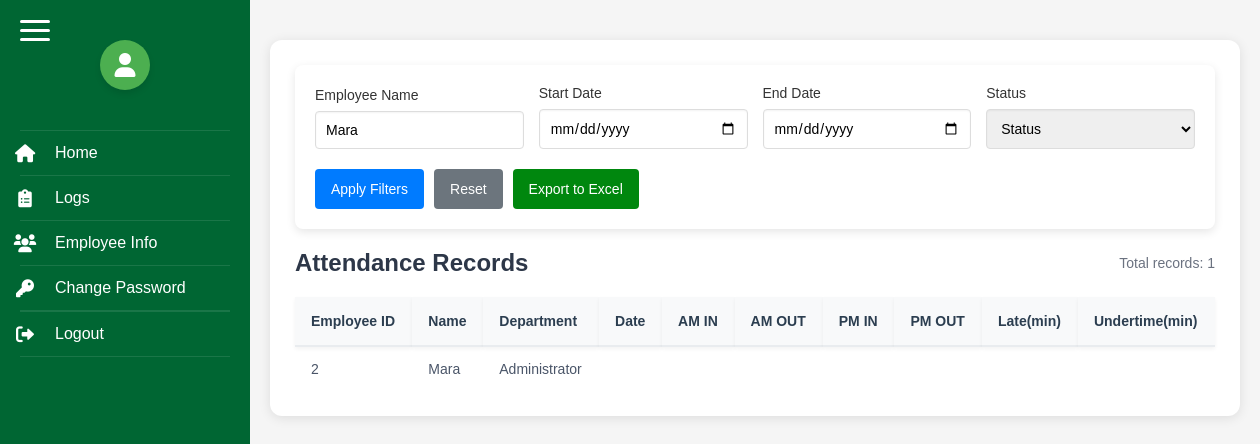
/logs.php?employee_name=Mara (signed in), run on the app's committed database.
### tables this page shows
CREATE TABLE `emp_info` (
  `ID` varchar(20) NOT NULL,
  `Name` varchar(50) NOT NULL,
  `DEPT` varchar(255) NOT NULL,
  `STATUS` varchar(20) NOT NULL
);

### logs.php (the view, shortened to what this page needs)
<?php
require_once 'includes/db_connect.php';
function convertTo12Hour($time) {
    if (empty($time)) return '';
    return date('h:i A', strtotime($time));
}
$filter_start_date = isset($_GET['start_date']) ? $_GET['start_date'] : '';
$filter_end_date = isset($_GET['end_date']) ? $_GET['end_date'] : '';
$filter_name = isset($_GET['employee_name']) ? $_GET['employee_name'] : '';
$filter_status = isset($_GET['status']) ? $_GET['status'] : '';
$query = "SELECT e.ID as EMP_ID, e.Name, e.DEPT, e.STATUS, r.DATE, r.AM_IN, r.AM_OUT, r.PM_IN, r.PM_OUT, r.LATE, r.UNDERTIME
          FROM emp_info e
          LEFT JOIN emp_rec r ON e.ID = r.EMP_ID
          WHERE 1=1";
$params = [];
if ($filter_name) {
    $query .= " AND e.Name LIKE ?";
    $params[] = "%$filter_name%";
}
$query .= " ORDER BY e.ID, r.DATE DESC";
$stmt = $pdo->prepare($query);
$stmt->execute($params);
$records = $stmt->fetchAll(PDO::FETCH_ASSOC);
?>
<!DOCTYPE html>
<html>
<head>
    <link rel="stylesheet" href="https://cdnjs.cloudflare.com/ajax/libs/font-awesome/6.0.0/css/all.min.css">
</head>
<body>
    <?php include 'sidebar.php'; ?>
    <div class="main-content">
        <div class="logs-table">
            <div class="filter-container">
                <form method="GET" action="" class="filter-form">
                    <div class="filter-group">
                        <label class="filter-label">Employee Name</label>
                        <input type="text" name="employee_name" class="filter-input" value="<?php echo htmlspecialchars($filter_name); ?>" placeholder="Enter employee name">
                    </div>
                    <div class="filter-group">
                        <label class="filter-label">Start Date</label>
                        <input type="date" name="start_date" class="filter-input" value="<?php echo htmlspecialchars($filter_start_date); ?>">
                    </div>
                    <div class="filter-group">
                        <label class="filter-label">End Date</label>
                        <input type="date" name="end_date" class="filter-input" value="<?php echo htmlspecialchars($filter_end_date); ?>">
                    </div>
                    <div class="filter-group">
                        <label class="filter-label">Status</label>
                        <select name="status" class="filter-input" <?php echo htmlspecialchars($filter_status); ?>>
                            <option value="">Status</option">
                        </select>
                    </div>
                    <div class="filter-actions">
                        <button type="submit" class="filter-button">Apply Filters</button>
                        <a href="logs.php" class="filter-button reset-button">Reset</a>
                        <button id="exportExcelBtn" class="export-button">Export to Excel</button>
                    </div>
                </form>
            </div>
            <div class="table-header">
                <h2 class="table-title">Attendance Records</h2>
                <div class="results-count">Total records: <?php echo count($records); ?></div>
            </div>
            <table>
                <thead>
                    <tr>
                        <th>Employee ID</th>
                        <th>Name</th>
                        <th>Department</th>
                        <th>Date</th>
                        <th>AM IN</th>
                        <th>AM OUT</th>
                        <th>PM IN</th>
                        <th>PM OUT</th>
                        <th>Late(min)</th>
                        <th>Undertime(min)</th>
                    </tr>
                </thead>
                <tbody>
                    <?php foreach ($records as $record): ?>
                    <tr>
                        <td><?php echo htmlspecialchars($record['EMP_ID']); ?></td>
                        <td><?php echo htmlspecialchars($record['Name']); ?></td>
                        <td><?php echo htmlspecialchars($record['DEPT']); ?></td>
                        <td><?php echo htmlspecialchars($record['DATE']); ?></td>
                        <td><?php echo convertTo12Hour($record['AM_IN']); ?></td>
                        <td><?php echo convertTo12Hour($record['AM_OUT']); ?></td>
                        <td><?php echo convertTo12Hour($record['PM_IN']); ?></td>
                        <td><?php echo convertTo12Hour($record['PM_OUT']); ?></td>
                        <td><?php echo (isset($record['LATE']) && ($record['LATE'] === '0' || $record['LATE'] == 0)) ? '' : htmlspecialchars($record['LATE']); ?></td>
                        <td><?php
                        ?></td>
                    </tr>
                    <?php endforeach; ?>
                </tbody>
            </table>
        </div>
    </div>
</body>
</html>

### logs.php (style rules this page uses)
* { margin: 0; padding: 0; box-sizing: border-box; font-family: Arial, sans-serif; }
body { display: flex; min-height: 100vh; }
.main-content { flex: 1; padding: 20px; background-color: #f5f5f5; position: relative; }
.logs-table { background-color: white; padding: 25px; border-radius: 12px; box-shadow: 0 2px 12px rgba(0, 0, 0, 0.1); margin: 20px 0; }
.logs-table table { width: 100%; border-collapse: separate; border-spacing: 0; font-size: 14px; }
.logs-table thead { position: sticky; top: 90px; z-index: 99; }
.logs-table th { background-color: #f8f9fa; color: #2c3e50; font-weight: 600; padding: 16px; text-align: left; border-bottom: 2px solid #e9ecef; white-space: nowrap; box-shadow: 0 2px 4px rgba(0, 0, 0, 0.05); }
.logs-table td { padding: 14px 16px; border-bottom: 1px solid #edf2f7; color: #4a5568; }
.logs-table tbody tr:last-child td { border-bottom: none; }
.filter-container { position: sticky; top: 0; z-index: 100; margin-bottom: 20px; padding: 20px; background-color: #fff; border-radius: 8px; box-shadow: 0 3px 10px rgba(0, 0, 0, 0.1); }
.filter-form { display: flex; flex-wrap: wrap; gap: 15px; align-items: flex-end; }
.filter-group { flex: 1; min-width: 200px; }
.filter-label { display: block; margin-bottom: 8px; font-weight: 500; color: #333; font-size: 14px; }
.filter-input { width: 100%; padding: 10px; border: 1px solid #ddd; border-radius: 4px; font-size: 14px; box-shadow: inset 0 1px 2px rgba(0,0,0,0.05); }
.filter-actions { display: flex; gap: 10px; margin-top: 5px; }
.filter-button { background-color: #007bff; color: white; padding: 10px 16px; border: none; border-radius: 4px; cursor: pointer; font-size: 14px; transition: background-color 0.2s; flex-shrink: 0; height: 40px; display: flex; align-items: center; justify-content: center; }
.export-button { background-color:rgb(0, 135, 14); color: white; padding: 10px 16px; border: none; border-radius: 4px; cursor: pointer; font-size: 14px; transition: background-color 0.2s; flex-shrink: 0; height: 40px; display: flex; align-items: center; justify-content: center; }
.reset-button { background-color: #6c757d; text-decoration: none; color: white; }
.table-header { display: flex; justify-content: space-between; align-items: center; margin-bottom: 20px; }
.table-title { font-size: 1.5rem; color: #2d3748; font-weight: 600; }
.results-count { color: #6b7280; font-size: 14px; }

### sidebar.php (style rules this page uses)
* { margin: 0; padding: 0; box-sizing: border-box; font-family: Arial, sans-serif; }
body { position: sticky; display: flex; min-height: 100vh; height: 100vh; overflow-y: auto; }
.main-content { margin-left: 250px; flex: 1; padding: 20px; background-color: #f5f5f5; position: relative; }
button { display: inline-block; visibility: visible; z-index: 1000; }

### data on the page
emp_info: ID "2", Name "Mara", DEPT "Administrator"

### other printed values
count($records) "1"
